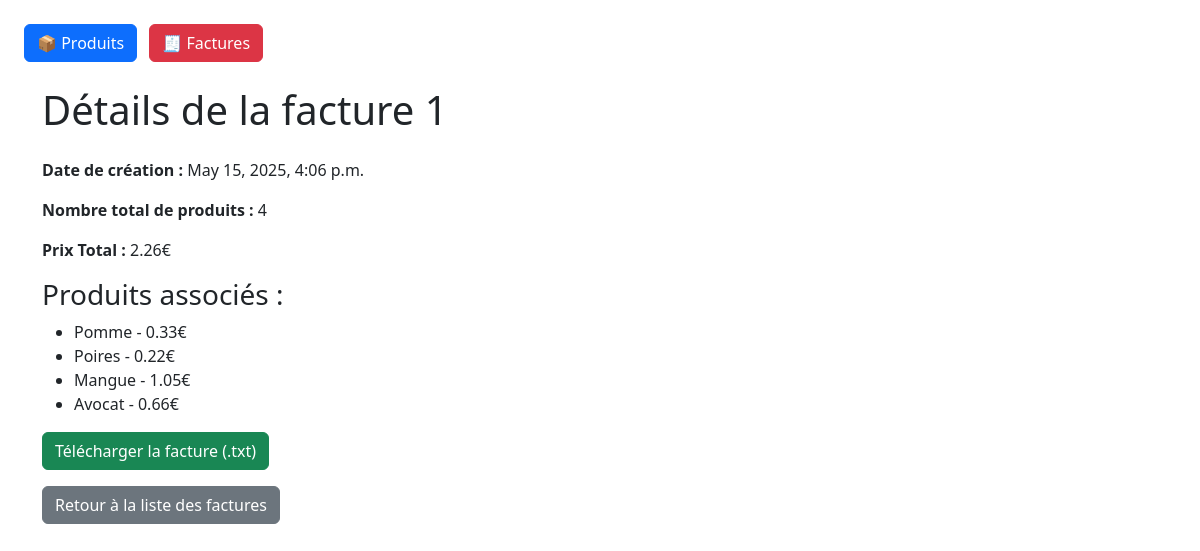
The page /factures/1/ on the database its author committed.
### gestion/models.py (models this page shows, shortened)
class Facture(models.Model):
    id = models.CharField(max_length=100, primary_key=True)
    date_creation = models.DateTimeField(auto_now_add=True)
    produits = models.ManyToManyField(Produit, related_name='factures')
    def total(self):
        return sum(produit.prix for produit in self.produits.all())

class Produit(models.Model):
    id = models.CharField(max_length=100, primary_key=True)
    nom = models.CharField(max_length=100)
    prix = models.DecimalField(max_digits=10, decimal_places=2)
    date_peremption = models.DateField()

### gestion/views.py (the view)
# urls.py: path('factures/<int:facture_id>/', views.details_facture, name='details_facture'),
def details_facture(request, facture_id):
    facture = get_object_or_404(Facture, pk=facture_id)
    return render(request, 'gestion/details_facture.html', {'facture': facture})

### gestion/templates/gestion/details_facture.html (shortened to what this page needs)
{% extends "base.html" %}
{% block content %}
<div class="container mt-4">
  <h1 class="mb-4">Détails de la facture {{ facture.id }}</h1>
  <p><strong>Date de création :</strong> {{ facture.date_creation }}</p>
  <p><strong>Nombre total de produits :</strong> {{ facture.produits.count }}</p>
  <p><strong>Prix Total :</strong> {{ facture.total }}€</p>
  <h3>Produits associés :</h3>
  <ul>
    {% for produit in facture.produits.all %}
      <li>{{ produit.nom }} - {{ produit.prix }}€</li>
    {% empty %}
      <li>Aucun produit associé.</li>
    {% endfor %}
  </ul>
  <div class="mb-3">
    <a href="{% url 'telecharger_facture' facture.id %}" class="btn btn-success">
      Télécharger la facture (.txt)
    </a>
  </div>
  <a href="{% url 'liste_factures' %}" class="btn btn-secondary">Retour à la liste des factures</a>
</div>
{% endblock %}

### gestion/templates/base.html (shortened to what this page needs)
<!DOCTYPE html>
<html lang="fr">
<head>
    <link href="https://cdn.jsdelivr.net/npm/bootstrap@5.3.0/dist/css/bootstrap.min.css" rel="stylesheet">
</head>
<body class="p-4">
    {% if not hide_navbar %}
        <nav class="mb-4">
            <a href="{% url 'liste_produits' %}" class="btn btn-primary me-2">📦 Produits</a>
            <a href="{% url 'liste_factures' %}" class="btn btn-danger">🧾 Factures</a>
        </nav>
    {% endif %}
    {% block content %}
    {% endblock %}
</body>
</html>

### rows shown on the page
Facture: id "1", date_creation "May 15, 2025, 4:06 p.m.", produits.count "4", total "2.26"
Produit: nom "Pomme", prix "0.33"
Produit: nom "Poires", prix "0.22"
Produit: nom "Mangue", prix "1.05"
Produit: nom "Avocat", prix "0.66"
